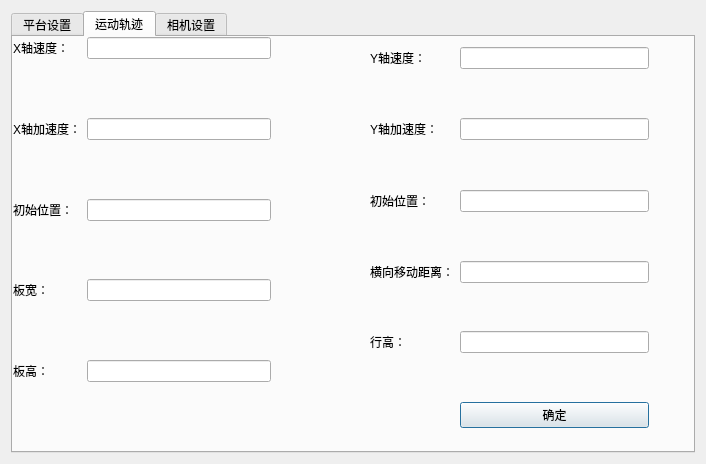
<?xml version="1.0" encoding="UTF-8"?>
<ui version="4.0">
 <class>Dialog</class>
 <widget class="QDialog" name="Dialog">
  <property name="geometry">
   <rect>
    <x>0</x>
    <y>0</y>
    <width>706</width>
    <height>464</height>
   </rect>
  </property>
  <property name="windowTitle">
   <string>系统参数设置</string>
  </property>
  <layout class="QGridLayout" name="gridLayout">
   <item row="0" column="0">
    <widget class="QTabWidget" name="tabWidget">
     <property name="currentIndex">
      <number>1</number>
     </property>
     <widget class="QWidget" name="tab_platform">
      <attribute name="title">
       <string>平台设置</string>
      </attribute>
      <layout class="QGridLayout" name="gridLayout_2">
       <item row="0" column="0">
        <layout class="QFormLayout" name="formLayout">
         <property name="formAlignment">
          <set>Qt::AlignCenter</set>
         </property>
         <item row="0" column="0">
          <widget class="QLabel" name="label_x_speed">
           <property name="text">
            <string>X轴速度：</string>
           </property>
          </widget>
         </item>
         <item row="0" column="1">
          <widget class="QLineEdit" name="lineEdit_x_speed"/>
         </item>
         <item row="2" column="0">
          <widget class="QLabel" name="label_x_acceleration">
           <property name="text">
            <string>X轴加速度：</string>
           </property>
          </widget>
         </item>
         <item row="2" column="1">
          <widget class="QLineEdit" name="lineEdit_x_acceleration"/>
         </item>
         <item row="4" column="0">
          <widget class="QLabel" name="label_x_distance">
           <property name="text">
            <string>X轴运动距离：</string>
           </property>
          </widget>
         </item>
         <item row="4" column="1">
          <widget class="QLineEdit" name="lineEdit_x_distance"/>
         </item>
         <item row="6" column="0">
          <widget class="QLabel" name="label_x_absolute_position">
           <property name="text">
            <string>X轴绝对位置：</string>
           </property>
          </widget>
         </item>
         <item row="6" column="1">
          <widget class="QLineEdit" name="lineEdit_x_absolute_position"/>
         </item>
         <item row="8" column="1">
          <widget class="QLineEdit" name="lineEdit_x_relative_position"/>
         </item>
         <item row="8" column="0">
          <widget class="QLabel" name="label_x_relative_position">
           <property name="text">
            <string>X轴相对位置：</string>
           </property>
          </widget>
         </item>
         <item row="1" column="1">
          <spacer name="verticalSpacer">
           <property name="orientation">
            <enum>Qt::Vertical</enum>
           </property>
           <property name="sizeType">
            <enum>QSizePolicy::Fixed</enum>
           </property>
           <property name="sizeHint" stdset="0">
            <size>
             <width>10</width>
             <height>10</height>
            </size>
           </property>
          </spacer>
         </item>
         <item row="3" column="1">
          <spacer name="verticalSpacer_2">
           <property name="orientation">
            <enum>Qt::Vertical</enum>
           </property>
           <property name="sizeType">
            <enum>QSizePolicy::Fixed</enum>
           </property>
           <property name="sizeHint" stdset="0">
            <size>
             <width>10</width>
             <height>10</height>
            </size>
           </property>
          </spacer>
         </item>
         <item row="5" column="1">
          <spacer name="verticalSpacer_3">
           <property name="orientation">
            <enum>Qt::Vertical</enum>
           </property>
           <property name="sizeType">
            <enum>QSizePolicy::Fixed</enum>
           </property>
           <property name="sizeHint" stdset="0">
            <size>
             <width>10</width>
             <height>10</height>
            </size>
           </property>
          </spacer>
         </item>
         <item row="7" column="1">
          <spacer name="verticalSpacer_4">
           <property name="orientation">
            <enum>Qt::Vertical</enum>
           </property>
           <property name="sizeType">
            <enum>QSizePolicy::Fixed</enum>
           </property>
           <property name="sizeHint" stdset="0">
            <size>
             <width>10</width>
             <height>10</height>
            </size>
           </property>
          </spacer>
         </item>
        </layout>
       </item>
       <item row="0" column="1">
        <layout class="QFormLayout" name="formLayout_2">
         <property name="formAlignment">
          <set>Qt::AlignCenter</set>
         </property>
         <item row="0" column="0">
          <widget class="QLabel" name="label_y_speed">
           <property name="text">
            <string>Y轴速度：</string>
           </property>
          </widget>
         </item>
         <item row="0" column="1">
          <widget class="QLineEdit" name="lineEdit_y_speed"/>
         </item>
         <item row="2" column="0">
          <widget class="QLabel" name="label_y_acceleration">
           <property name="text">
            <string>Y轴加速度：</string>
           </property>
          </widget>
         </item>
         <item row="2" column="1">
          <widget class="QLineEdit" name="lineEdit_y_acceleration"/>
         </item>
         <item row="4" column="0">
          <widget class="QLabel" name="label_y_distance">
           <property name="text">
            <string>Y轴运动距离：</string>
           </property>
          </widget>
         </item>
         <item row="4" column="1">
          <widget class="QLineEdit" name="lineEdit_y_distance"/>
         </item>
         <item row="6" column="0">
          <widget class="QLabel" name="label_y_absolute_position">
           <property name="text">
            <string>Y轴绝对位置：</string>
           </property>
          </widget>
         </item>
         <item row="6" column="1">
          <widget class="QLineEdit" name="lineEdit_y_absolute_position"/>
         </item>
         <item row="8" column="1">
          <widget class="QLineEdit" name="lineEdit_y_relative_position"/>
         </item>
         <item row="8" column="0">
          <widget class="QLabel" name="label_y_relative_position">
           <property name="text">
            <string>Y轴相对位置：</string>
           </property>
          </widget>
         </item>
         <item row="1" column="1">
          <spacer name="verticalSpacer_5">
           <property name="orientation">
            <enum>Qt::Vertical</enum>
           </property>
           <property name="sizeType">
            <enum>QSizePolicy::Fixed</enum>
           </property>
           <property name="sizeHint" stdset="0">
            <size>
             <width>10</width>
             <height>10</height>
            </size>
           </property>
          </spacer>
         </item>
         <item row="3" column="1">
          <spacer name="verticalSpacer_6">
           <property name="orientation">
            <enum>Qt::Vertical</enum>
           </property>
           <property name="sizeType">
            <enum>QSizePolicy::Fixed</enum>
           </property>
           <property name="sizeHint" stdset="0">
            <size>
             <width>10</width>
             <height>10</height>
            </size>
           </property>
          </spacer>
         </item>
         <item row="5" column="1">
          <spacer name="verticalSpacer_7">
           <property name="orientation">
            <enum>Qt::Vertical</enum>
           </property>
           <property name="sizeType">
            <enum>QSizePolicy::Fixed</enum>
           </property>
           <property name="sizeHint" stdset="0">
            <size>
             <width>10</width>
             <height>10</height>
            </size>
           </property>
          </spacer>
         </item>
         <item row="7" column="1">
          <spacer name="verticalSpacer_8">
           <property name="orientation">
            <enum>Qt::Vertical</enum>
           </property>
           <property name="sizeType">
            <enum>QSizePolicy::Fixed</enum>
           </property>
           <property name="sizeHint" stdset="0">
            <size>
             <width>10</width>
             <height>10</height>
            </size>
           </property>
          </spacer>
         </item>
        </layout>
       </item>
       <item row="0" column="2">
        <layout class="QFormLayout" name="formLayout_3">
         <property name="formAlignment">
          <set>Qt::AlignCenter</set>
         </property>
         <item row="0" column="0">
          <widget class="QLabel" name="label_z_speed">
           <property name="text">
            <string>Z轴速度：</string>
           </property>
          </widget>
         </item>
         <item row="0" column="1">
          <widget class="QLineEdit" name="lineEdit_z_speed"/>
         </item>
         <item row="2" column="0">
          <widget class="QLabel" name="label_z_acceleration">
           <property name="text">
            <string>Z轴加速度：</string>
           </property>
          </widget>
         </item>
         <item row="2" column="1">
          <widget class="QLineEdit" name="lineEdit_z_acceleration"/>
         </item>
         <item row="4" column="0">
          <widget class="QLabel" name="label_z_distance">
           <property name="text">
            <string>Z轴运动距离：</string>
           </property>
          </widget>
         </item>
         <item row="4" column="1">
          <widget class="QLineEdit" name="lineEdit_z_distance"/>
         </item>
         <item row="6" column="0">
          <widget class="QLabel" name="label_z_absolute_position">
           <property name="text">
            <string>Z轴绝对位置：</string>
           </property>
          </widget>
         </item>
         <item row="6" column="1">
          <widget class="QLineEdit" name="lineEdit_z_absolute_position"/>
         </item>
         <item row="8" column="1">
          <widget class="QLineEdit" name="lineEdit_z_relative_position"/>
         </item>
         <item row="8" column="0">
          <widget class="QLabel" name="label_z_relative_position">
           <property name="text">
            <string>Z轴相对位置：</string>
           </property>
          </widget>
         </item>
         <item row="1" column="1">
          <spacer name="verticalSpacer_9">
           <property name="orientation">
            <enum>Qt::Vertical</enum>
           </property>
           <property name="sizeType">
            <enum>QSizePolicy::Fixed</enum>
           </property>
           <property name="sizeHint" stdset="0">
            <size>
             <width>10</width>
             <height>10</height>
            </size>
           </property>
          </spacer>
         </item>
         <item row="3" column="1">
          <spacer name="verticalSpacer_10">
           <property name="orientation">
            <enum>Qt::Vertical</enum>
           </property>
           <property name="sizeType">
            <enum>QSizePolicy::Fixed</enum>
           </property>
           <property name="sizeHint" stdset="0">
            <size>
             <width>10</width>
             <height>10</height>
            </size>
           </property>
          </spacer>
         </item>
         <item row="5" column="1">
          <spacer name="verticalSpacer_11">
           <property name="orientation">
            <enum>Qt::Vertical</enum>
           </property>
           <property name="sizeType">
            <enum>QSizePolicy::Fixed</enum>
           </property>
           <property name="sizeHint" stdset="0">
            <size>
             <width>10</width>
             <height>10</height>
            </size>
           </property>
          </spacer>
         </item>
         <item row="7" column="1">
          <spacer name="verticalSpacer_12">
           <property name="orientation">
            <enum>Qt::Vertical</enum>
           </property>
           <property name="sizeType">
            <enum>QSizePolicy::Fixed</enum>
           </property>
           <property name="sizeHint" stdset="0">
            <size>
             <width>10</width>
             <height>10</height>
            </size>
           </property>
          </spacer>
         </item>
        </layout>
       </item>
      </layout>
     </widget>
     <widget class="QWidget" name="tab">
      <attribute name="title">
       <string>运动轨迹</string>
      </attribute>
      <widget class="QWidget" name="layoutWidget">
       <property name="geometry">
        <rect>
         <x>0</x>
         <y>0</y>
         <width>258</width>
         <height>345</height>
        </rect>
       </property>
       <layout class="QFormLayout" name="formLayout_9">
        <item row="0" column="0">
         <widget class="QLabel" name="label_5">
          <property name="text">
           <string>X轴速度：</string>
          </property>
         </widget>
        </item>
        <item row="0" column="1">
         <widget class="QLineEdit" name="default_x_velocity_lineEdit"/>
        </item>
        <item row="1" column="1">
         <spacer name="verticalSpacer_31">
          <property name="orientation">
           <enum>Qt::Vertical</enum>
          </property>
          <property name="sizeHint" stdset="0">
           <size>
            <width>20</width>
            <height>40</height>
           </size>
          </property>
         </spacer>
        </item>
        <item row="2" column="0">
         <widget class="QLabel" name="label_10">
          <property name="text">
           <string>X轴加速度：</string>
          </property>
         </widget>
        </item>
        <item row="2" column="1">
         <widget class="QLineEdit" name="default_x_acceleration_lineEdit"/>
        </item>
        <item row="3" column="1">
         <spacer name="verticalSpacer_32">
          <property name="orientation">
           <enum>Qt::Vertical</enum>
          </property>
          <property name="sizeHint" stdset="0">
           <size>
            <width>20</width>
            <height>40</height>
           </size>
          </property>
         </spacer>
        </item>
        <item row="4" column="0">
         <widget class="QLabel" name="label_6">
          <property name="text">
           <string>初始位置：</string>
          </property>
         </widget>
        </item>
        <item row="4" column="1">
         <widget class="QLineEdit" name="default_x_position_lineEdit"/>
        </item>
        <item row="5" column="1">
         <spacer name="verticalSpacer_35">
          <property name="orientation">
           <enum>Qt::Vertical</enum>
          </property>
          <property name="sizeHint" stdset="0">
           <size>
            <width>20</width>
            <height>40</height>
           </size>
          </property>
         </spacer>
        </item>
        <item row="6" column="0">
         <widget class="QLabel" name="label">
          <property name="text">
           <string>板宽：</string>
          </property>
         </widget>
        </item>
        <item row="6" column="1">
         <widget class="QLineEdit" name="board_width_lineEdit"/>
        </item>
        <item row="7" column="1">
         <spacer name="verticalSpacer_37">
          <property name="orientation">
           <enum>Qt::Vertical</enum>
          </property>
          <property name="sizeHint" stdset="0">
           <size>
            <width>20</width>
            <height>40</height>
           </size>
          </property>
         </spacer>
        </item>
        <item row="8" column="1">
         <widget class="QLineEdit" name="board_height_lineEdit"/>
        </item>
        <item row="8" column="0">
         <widget class="QLabel" name="label_3">
          <property name="text">
           <string>板高：</string>
          </property>
         </widget>
        </item>
       </layout>
      </widget>
      <widget class="QWidget" name="layoutWidget">
       <property name="geometry">
        <rect>
         <x>357</x>
         <y>10</y>
         <width>279</width>
         <height>381</height>
        </rect>
       </property>
       <layout class="QFormLayout" name="formLayout_5">
        <item row="0" column="0">
         <widget class="QLabel" name="label_7">
          <property name="text">
           <string>Y轴速度：</string>
          </property>
         </widget>
        </item>
        <item row="0" column="1">
         <widget class="QLineEdit" name="default_y_velocity_lineEdit"/>
        </item>
        <item row="1" column="1">
         <spacer name="verticalSpacer_34">
          <property name="orientation">
           <enum>Qt::Vertical</enum>
          </property>
          <property name="sizeHint" stdset="0">
           <size>
            <width>20</width>
            <height>40</height>
           </size>
          </property>
         </spacer>
        </item>
        <item row="2" column="0">
         <widget class="QLabel" name="label_8">
          <property name="text">
           <string>Y轴加速度：</string>
          </property>
         </widget>
        </item>
        <item row="2" column="1">
         <widget class="QLineEdit" name="default_y_acceleration_lineEdit"/>
        </item>
        <item row="3" column="1">
         <spacer name="verticalSpacer_36">
          <property name="orientation">
           <enum>Qt::Vertical</enum>
          </property>
          <property name="sizeHint" stdset="0">
           <size>
            <width>20</width>
            <height>40</height>
           </size>
          </property>
         </spacer>
        </item>
        <item row="4" column="0">
         <widget class="QLabel" name="label_9">
          <property name="text">
           <string>初始位置：</string>
          </property>
         </widget>
        </item>
        <item row="4" column="1">
         <widget class="QLineEdit" name="default_y_position_lineEdit"/>
        </item>
        <item row="5" column="1">
         <spacer name="verticalSpacer_33">
          <property name="orientation">
           <enum>Qt::Vertical</enum>
          </property>
          <property name="sizeHint" stdset="0">
           <size>
            <width>20</width>
            <height>40</height>
           </size>
          </property>
         </spacer>
        </item>
        <item row="6" column="0">
         <widget class="QLabel" name="label_2">
          <property name="text">
           <string>横向移动距离：</string>
          </property>
         </widget>
        </item>
        <item row="6" column="1">
         <widget class="QLineEdit" name="movement_distance_lineEdit"/>
        </item>
        <item row="7" column="1">
         <spacer name="verticalSpacer_38">
          <property name="orientation">
           <enum>Qt::Vertical</enum>
          </property>
          <property name="sizeHint" stdset="0">
           <size>
            <width>20</width>
            <height>38</height>
           </size>
          </property>
         </spacer>
        </item>
        <item row="8" column="0">
         <widget class="QLabel" name="label_11">
          <property name="text">
           <string>行高：</string>
          </property>
         </widget>
        </item>
        <item row="8" column="1">
         <widget class="QLineEdit" name="lineEdit_crop_height"/>
        </item>
        <item row="10" column="1">
         <widget class="QPushButton" name="confirm_button">
          <property name="text">
           <string>确定</string>
          </property>
         </widget>
        </item>
        <item row="9" column="1">
         <spacer name="verticalSpacer_17">
          <property name="orientation">
           <enum>Qt::Vertical</enum>
          </property>
          <property name="sizeHint" stdset="0">
           <size>
            <width>20</width>
            <height>40</height>
           </size>
          </property>
         </spacer>
        </item>
       </layout>
      </widget>
     </widget>
     <widget class="QWidget" name="tab_camera">
      <attribute name="title">
       <string>相机设置</string>
      </attribute>
      <layout class="QGridLayout" name="gridLayout_3">
       <item row="0" column="1">
        <layout class="QFormLayout" name="formLayout_4">
         <item row="0" column="0">
          <widget class="QLabel" name="label_gain">
           <property name="text">
            <string>相机增益：</string>
           </property>
          </widget>
         </item>
         <item row="0" column="1">
          <widget class="QLineEdit" name="lineEdit_gain"/>
         </item>
         <item row="1" column="1">
          <spacer name="verticalSpacer_13">
           <property name="orientation">
            <enum>Qt::Vertical</enum>
           </property>
           <property name="sizeType">
            <enum>QSizePolicy::Fixed</enum>
           </property>
           <property name="sizeHint" stdset="0">
            <size>
             <width>20</width>
             <height>20</height>
            </size>
           </property>
          </spacer>
         </item>
         <item row="2" column="0">
          <widget class="QLabel" name="label_times">
           <property name="text">
            <string>相机曝光时间：</string>
           </property>
          </widget>
         </item>
         <item row="2" column="1">
          <widget class="QLineEdit" name="lineEdit_times"/>
         </item>
         <item row="3" column="1">
          <spacer name="verticalSpacer_14">
           <property name="orientation">
            <enum>Qt::Vertical</enum>
           </property>
           <property name="sizeType">
            <enum>QSizePolicy::Fixed</enum>
           </property>
           <property name="sizeHint" stdset="0">
            <size>
             <width>20</width>
             <height>20</height>
            </size>
           </property>
          </spacer>
         </item>
         <item row="4" column="0">
          <widget class="QLabel" name="label_light1">
           <property name="text">
            <string>光源电流：</string>
           </property>
          </widget>
         </item>
         <item row="4" column="1">
          <widget class="QLineEdit" name="lineEdit_light1"/>
         </item>
         <item row="5" column="1">
          <spacer name="verticalSpacer_15">
           <property name="orientation">
            <enum>Qt::Vertical</enum>
           </property>
           <property name="sizeType">
            <enum>QSizePolicy::Fixed</enum>
           </property>
           <property name="sizeHint" stdset="0">
            <size>
             <width>20</width>
             <height>20</height>
            </size>
           </property>
          </spacer>
         </item>
         <item row="6" column="0">
          <widget class="QLabel" name="label_light2">
           <property name="text">
            <string>光源电流：</string>
           </property>
          </widget>
         </item>
         <item row="6" column="1">
          <widget class="QLineEdit" name="lineEdit_light2"/>
         </item>
         <item row="7" column="1">
          <spacer name="verticalSpacer_16">
           <property name="orientation">
            <enum>Qt::Vertical</enum>
           </property>
           <property name="sizeHint" stdset="0">
            <size>
             <width>20</width>
             <height>40</height>
            </size>
           </property>
          </spacer>
         </item>
        </layout>
       </item>
       <item row="0" column="0">
        <spacer name="horizontalSpacer_4">
         <property name="orientation">
          <enum>Qt::Horizontal</enum>
         </property>
         <property name="sizeType">
          <enum>QSizePolicy::Fixed</enum>
         </property>
         <property name="sizeHint" stdset="0">
          <size>
           <width>60</width>
           <height>20</height>
          </size>
         </property>
        </spacer>
       </item>
       <item row="0" column="2">
        <spacer name="horizontalSpacer_5">
         <property name="orientation">
          <enum>Qt::Horizontal</enum>
         </property>
         <property name="sizeHint" stdset="0">
          <size>
           <width>40</width>
           <height>20</height>
          </size>
         </property>
        </spacer>
       </item>
      </layout>
     </widget>
    </widget>
   </item>
  </layout>
 </widget>
 <resources/>
 <connections/>
</ui>
